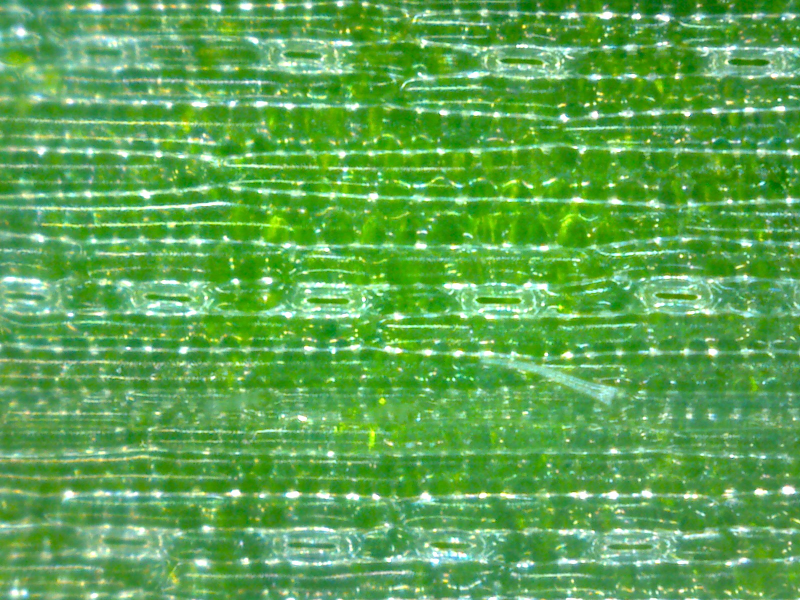
#> input picture img/1.jpg, 1600 x 1200 px (shown at 1/2 size); its folder holds only this picture in this run
$ python -i demo.py   (imports and definitions only)
#> lines starting #> are read from the running program, lines starting #| are printed output that depends on the picture
#> further down, picture is the input picture: shape (1200, 1600, 3); mean B, G, R 80.8, 165.8, 93.3
# -*- coding: utf-8 -*-

# from nets.unet import mobilenet_unet
from PIL import Image
import numpy as np
import random
import copy
import os
import cv2


def segment_img(img):
    # 将opencv图像格式转换为PIL.Image的格式
    img = Image.fromarray(cv2.cvtColor(img,cv2.COLOR_BGR2RGB))

    orininal_h = np.array(img).shape[0]
#> orininal_h = 1200
    orininal_w = np.array(img).shape[1]
#> orininal_w = 1600

    # 将图片resize成416*416
    img = img.resize((WIDTH,HEIGHT))
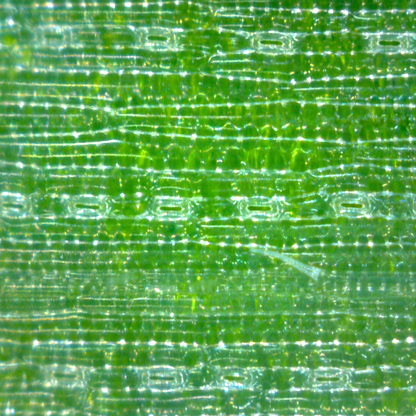
#> img: PIL image 416x416 RGB; mean R, G, B 93.3, 165.8, 80.8
    img = np.array(img)

    # 归一化，然后reshape成1，416，416，3
    img = img/255
#> img: shape (416, 416, 3) float64
    img = img.reshape(-1,HEIGHT,WIDTH,3)

    # 进行一次正向传播，得到（43264，2)
#> (the run stopped early here; a loop or call above may not have finished)
